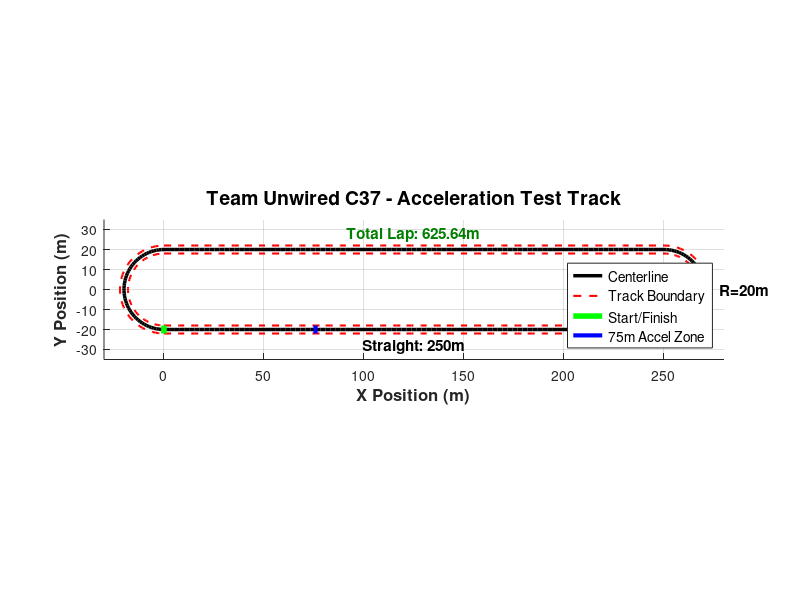

The MATLAB source for this figure: (Note: this script raises an error after producing the figure.)
% Generate Acceleration Track for Team Unwired C37 - Formula Bharat 2026
% Elongated oval circuit with 250m straights and 20m radius corners
% 
% Track specification:
% - Two parallel straights of 250m each
% - Semicircular ends with 20m radius
% - Total lap length: 500m + 2*pi*20 = 625.66m
%
% Author: Team Unwired, NIT Calicut
% Date: January 2026

function [xTrack, yTrack, sTrack] = generate_acceleration_track()
    % Track parameters
    straight_length = 250;  % m
    corner_radius = 20;     % m
    track_width = 4;        % m (for visualization)
    
    % Number of points for smooth curves
    n_straight = 100;
    n_corner = 50;
    
    % Generate centerline coordinates
    % Start at origin, going counter-clockwise
    
    % Section 1: Bottom straight (left to right)
    x1 = linspace(0, straight_length, n_straight);
    y1 = zeros(size(x1)) - corner_radius;
    
    % Section 2: Right semicircle (bottom to top)
    theta2 = linspace(-pi/2, pi/2, n_corner);
    x2 = straight_length + corner_radius * cos(theta2);
    y2 = corner_radius * sin(theta2);
    
    % Section 3: Top straight (right to left)
    x3 = linspace(straight_length, 0, n_straight);
    y3 = zeros(size(x3)) + corner_radius;
    
    % Section 4: Left semicircle (top to bottom)
    theta4 = linspace(pi/2, 3*pi/2, n_corner);
    x4 = corner_radius * cos(theta4);
    y4 = corner_radius * sin(theta4);
    
    % Concatenate all sections
    xTrack = [x1, x2, x3, x4];
    yTrack = [y1, y2, y3, y4];
    
    % Calculate cumulative distance along centerline
    dx = diff(xTrack);
    dy = diff(yTrack);
    ds = sqrt(dx.^2 + dy.^2);
    sTrack = [0, cumsum(ds)];
    
    % Create figure
    figure('Position', [100 100 1200 500]);
    hold on; grid on; axis equal;
    
    % Plot centerline
    plot(xTrack, yTrack, 'k-', 'LineWidth', 2.5, 'DisplayName', 'Centerline');
    
    % Plot track boundaries
    track_normal_x = -gradient(yTrack);
    track_normal_y = gradient(xTrack);
    track_normal_mag = sqrt(track_normal_x.^2 + track_normal_y.^2);
    track_normal_x = track_normal_x ./ track_normal_mag;
    track_normal_y = track_normal_y ./ track_normal_mag;
    
    % Inner boundary
    x_inner = xTrack - track_width/2 * track_normal_x;
    y_inner = yTrack - track_width/2 * track_normal_y;
    plot(x_inner, y_inner, 'r--', 'LineWidth', 1.5, 'DisplayName', 'Track Boundary');
    
    % Outer boundary
    x_outer = xTrack + track_width/2 * track_normal_x;
    y_outer = yTrack + track_width/2 * track_normal_y;
    plot(x_outer, y_outer, 'r--', 'LineWidth', 1.5, 'HandleVisibility', 'off');
    
    % Mark start/finish line
    plot([0 0], [y_inner(1) y_outer(1)], 'g-', 'LineWidth', 4, 'DisplayName', 'Start/Finish');
    
    % Mark 75m acceleration zone
    accel_75m_idx = find(sTrack >= 75, 1);
    if ~isempty(accel_75m_idx)
        plot([xTrack(accel_75m_idx) xTrack(accel_75m_idx)], ...
             [y_inner(accel_75m_idx) y_outer(accel_75m_idx)], ...
             'b-', 'LineWidth', 3, 'DisplayName', '75m Accel Zone');
    end
    
    % Formatting
    xlabel('X Position (m)', 'FontSize', 12, 'FontWeight', 'bold');
    ylabel('Y Position (m)', 'FontSize', 12, 'FontWeight', 'bold');
    title('Team Unwired C37 - Acceleration Test Track', 'FontSize', 14, 'FontWeight', 'bold');
    legend('Location', 'southeast', 'FontSize', 10);
    
    % Add track dimensions as text
    text(straight_length/2, -corner_radius-8, sprintf('Straight: %dm', straight_length), ...
         'HorizontalAlignment', 'center', 'FontSize', 11, 'FontWeight', 'bold');
    text(straight_length + corner_radius + 8, 0, sprintf('R=%dm', corner_radius), ...
         'HorizontalAlignment', 'left', 'FontSize', 11, 'FontWeight', 'bold');
    text(straight_length/2, corner_radius+8, sprintf('Total Lap: %.2fm', sTrack(end)), ...
         'HorizontalAlignment', 'center', 'FontSize', 11, 'FontWeight', 'bold', 'Color', [0 0.5 0]);
    
    % Set axis limits with padding
    xlim([-corner_radius-10, straight_length+corner_radius+10]);
    ylim([-corner_radius-15, corner_radius+15]);
    
    % Save figure
    saveas(gcf, 'results/acceleration_track.png');
    fprintf('Track diagram saved to results/acceleration_track.png\n');
    fprintf('Track length: %.2f m\n', sTrack(end));
    fprintf('Straight section: %d m\n', straight_length);
    fprintf('Corner radius: %d m\n', corner_radius);
    
    % Export track data for simulation
    Track = struct();
    Track.x = xTrack';
    Track.y = yTrack';
    Track.s = sTrack';
    Track.straight_length = straight_length;
    Track.corner_radius = corner_radius;
    Track.track_width = track_width;
    save('results/acceleration_track_data.mat', 'Track');
    fprintf('Track data saved to results/acceleration_track_data.mat\n');
end
